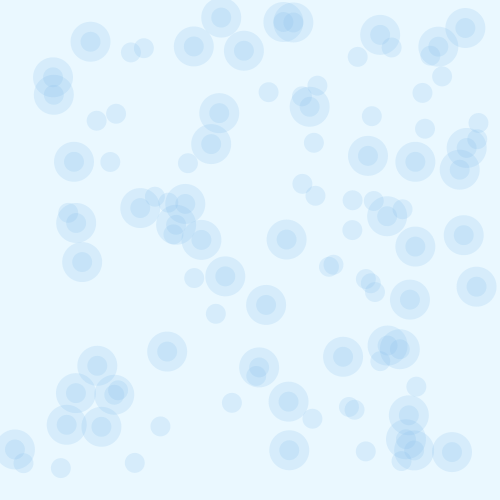
Frame 1 (no input)
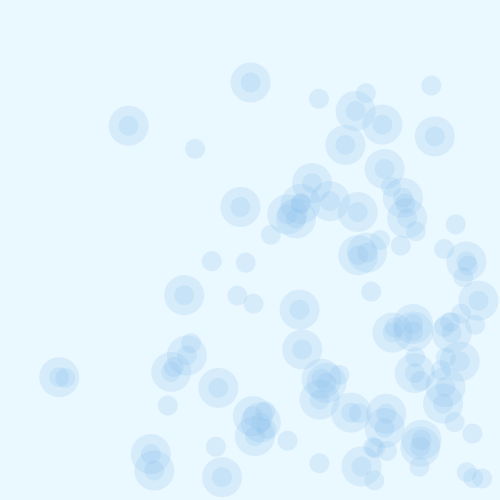
Frame 60 (the mouse pressed at the canvas centre just before this capture)
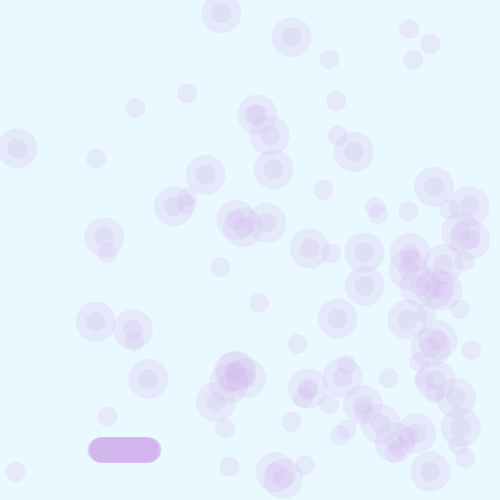
Frame 120 (the mouse held since frame 60 and released just before this capture)

The Processing sketch that drew these frames (run headless with seeded random() and noise(); from frame 60 on, the mouse is pressed at the canvas centre):

// Processing sketch: processing_33860
// ── processing_33860.pde

int number=100;
int number2=50;
int number3=3;
float[] circlex=new float[number];
float[] circley=new float[number];
float[] circlez=new float[number2];
float[] circles=new float[number2];

float[] velx=new float[number];
float[] vely=new float[number];
float[] velz=new float[number2];
float[] vels=new float[number2];

//float circlea=0;
//float circleq=0;
//float vela=0;
//float velq=0;
//float velw=2;
float[] circlea=new float[number3];
float[] circleq=new float[number3];
float[] vela=new float[number3];
float[] velq=new float[number3];
float[] velw=new float[number3];
float[] vele=new float[number3];


void setup() {
  size(500, 500);

  smooth();

  for (int i=0; i<number; i++) {

    circlex[i] = random(10, width-20);
    circley[i] = random(10, height-20);

    velx[i] = random(5);
    vely[i]= random(5);
  }

  for (int n=0; n<number2; n+=2) {

    circlex[n] = random(10, width-20);
    circley[n] = random(10, height-20);

    velx[n] = random(3);
    vely[n]= random(3);
  }

  for (int i=0; i<number3; i++) {

    circlea[i] = 0;
    circleq[i] = 0;

    vela[i] = 1;
    velq[i]= 1;
    velw[i]= 1;
    vele[i]= 50;
  }
}

void draw() {

  background(234, 248, 255);
  noStroke();
  
   if (mousePressed) {
    fill(210,177,237,50);
  }
  else {
    fill(135, 189, 234, 50);
  }
  
  for (int i=0; i<number;i++) {
    circlex[i]+=velx[i];
    circley[i]+=vely[i];
    
    ellipse(circlex[i], circley[i], 20, 20);


    if ((circlex[i]>=width-20)||(circlex[i]<=0)) {

      velx[i]=-velx[i];
    }

    if ((circley[i]<=0)||(circley[i]>=height-20)) {

      vely[i]=-vely[i];
    }
  }



  for (int n=0; n<number2;n++) {
    circlez[n]+=velz[n];
    circles[n]+=vels[n];

    ellipse(circlex[n], circley[n], 40, 40);


    if ((circlex[n]>=width-20)||(circlex[n]<=0)) {

      velz[n]=-velz[n];
    }

    if ((circley[n]<=0)||(circley[n]>=height-20)) {

      vels[n]=-vels[n];
    }


    for (int i=0;i<number3;i++) {

      ellipseMode(CENTER);
      circlea[i]+=vela[i];
      circleq[i]+=velq[i];
      ellipse(circlea[i], circleq[i], mouseX/10, mouseY/10);

      if (circleq[i]==vele[i]) {
        if (circlea[i]==vele[i]) {
          vela[i]=velw[i];
          velq[i]=0;
        }
        if (circlea[i]==width-vele[i]) {
          vela[i]=0;
          velq[i]=velw[i];
        }
      }

      if (circleq[i]==height-vele[i]) {
        if (circlea[i]==width-vele[i]) {
          vela[i]=-velw[i];
          velq[i]=0;
        }

        if (circlea[i]==vele[i]) {
          vela[i]=0;
          velq[i]=-velw[i];
        }
      }
    }
  }
}
